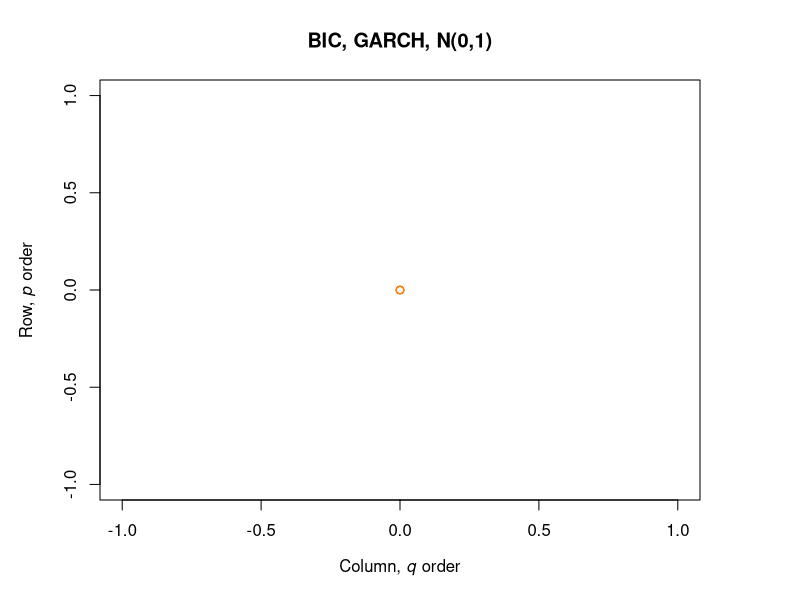

Recreate this plot in R. (Note: this script raises an error after producing the figure.)
# Determining sGARCH for normal distribution using AIC
aic_garch_norm = matrix(0,5,5)
for (i in 1:5) {
  for (j in 1:5) {
    tryCatch({
      garch_spec = ugarchspec(variance.model = list(garchOrder=c(i,j), 
                                                    model = "sGARCH"), 
                              mean.model = list(armaOrder=c(0,0),
                                                include.mean = TRUE),
                              distribution.model = "norm")
      garch_fit = ugarchfit(spec=garch_spec, data=returns, 
                            solver = "gosolnp",
                            solver.control=list(trace = 1))
      aic_garch_norm[i,j] = infocriteria(garch_fit)[2]
    }, error=function(e){cat("ERROR :",conditionMessage(e), "\n")})
  }
}

aic_garch_norm
which(min(aic_garch_norm) == aic_garch_norm)

par(mar=c(5, 5, 4, 5))
plot(aic_garch_norm, col=heat.colors(n = 10, alpha = 0.9), digits = 4,
     main = "BIC, GARCH, N(0,1)",
     xlab = expression(paste("Column, ", italic("q"), " order")), 
     ylab = expression(paste("Row, ", italic("p"), " order")))
dev.off

layout(matrix(c(0,1,1,1,1,1,1,1,1,1,1,0,2,2,2,2,2,2,2,2,2,2,0,
                0,3,3,3,3,3,3,3,3,3,3,0,4,4,4,4,4,4,4,4,4,4,0,
                0,5,5,5,5,5,5,5,5,5,5,0,6,6,6,6,6,6,6,6,6,6,0,
                0,7,7,7,7,7,7,7,7,7,7,0,8,8,8,8,8,8,8,8,8,8,0), nrow=4, byrow = TRUE))

# Model specification
garchspec_norm = ugarchspec(mean.model = list(armaOrder = c(0,0), 
                                                include.mean = TRUE), 
                              variance.model = list(garchOrder = c(1,1), 
                                                    model = "sGARCH"),
                              distribution.model = "norm")
garchfit_norm = ugarchfit(data = returns, spec = garchspec_norm, solver = "gosolnp",
                            solver.control=list(trace = 1))
garchfit_norm

ts.plot(garchfit_norm@fit$z)

# Model validation
par(mfrow=c(1,2))
acf(garchfit_norm@fit$z, main = "ACF of the standardized residuals") # acf of the standardized residuals
acf(garchfit_norm@fit$z^2, main = "ACF of the squared standardized residuals") # acf of (standardized residuals)^2 
dev.off
par(mfrow=c(1,2))
plot(garchfit_norm, which = 9) # QQ plot of the standardized residuals
plot(garchfit_norm, which = 8)
dev.off

#-------------------------------------------------------------------------------

# Determining sGARCH for sstd distribution using AIC
aic_garch_sstd = matrix(0,5,5)
for (i in 1:5) {
  for (j in 1:5) {
    tryCatch({
      garch_spec = ugarchspec(variance.model = list(garchOrder=c(i,j), 
                                                    model = "sGARCH"), 
                              mean.model = list(armaOrder=c(0,0),
                                                include.mean = FALSE),
                              distribution.model = "sstd")
      garch_fit = ugarchfit(spec=garch_spec, data=returns, 
                            solver = "gosolnp",
                            solver.control=list(trace = 1))
      aic_garch_sstd[i,j] = infocriteria(garch_fit)[2]
    }, error=function(e){cat("ERROR :",conditionMessage(e), "\n")})
  }
}

aic_garch_sstd
which(min(aic_garch_sstd) == aic_garch_sstd)

par(mar=c(5, 5, 4, 5))
plot(aic_garch_sstd, col=heat.colors(n = 10, alpha = 0.9), digits = 4,
     main = "BIC, GARCH, SSTD(0,1)",
     xlab = expression(paste("Column, ", italic("q"), " order")), 
     ylab = expression(paste("Row, ", italic("p"), " order")))
dev.off


# Model specification
garchspec_sstd = ugarchspec(mean.model = list(armaOrder = c(0,0), 
                                                include.mean = TRUE), 
                              variance.model = list(garchOrder = c(1,1), 
                                                    model = "sGARCH"),
                              distribution.model = "sstd")
garchfit_sstd = ugarchfit(data = returns, spec = garchspec_sstd, solver = "gosolnp",
                            solver.control=list(trace = 1))
garchfit_sstd

# Model validation
par(mfrow = c(1,2))
acf(garch22fit_sstd@fit$z, main = "ACF of the standardized residuals") # acf of the standardized residuals
acf(garch22fit_sstd@fit$z^2, main = "ACF of the squared standardized residuals") # acf of (standardized residuals)^2 
dev.off
par(mfrow = c(1,2))
plot(garch22fit_sstd, which = 9) # QQ plot of the standardized residuals
plot(garch22fit_sstd, which = 8)
dev.off
#-------------------------------------------------------------------------------

# Determining sGARCH for ged distribution using AIC
aic_garch_ged = matrix(0,5,5)
for (i in 1:5) {
  for (j in 1:5) {
    tryCatch({
      garch_spec = ugarchspec(variance.model = list(garchOrder=c(i,j), 
                                                    model = "sGARCH"), 
                              mean.model = list(armaOrder=c(0,0),
                                                include.mean = FALSE),
                              distribution.model = "ged")
      garch_fit = ugarchfit(spec=garch_spec, data=returns, 
                            solver = "gosolnp",
                            solver.control=list(trace = 1))
      aic_garch_ged[i,j] = infocriteria(garch_fit)[2]
    }, error=function(e){cat("ERROR :",conditionMessage(e), "\n")})
  }
}

aic_garch_ged
which(min(aic_garch_ged) == aic_garch_ged)

par(mar=c(5, 5, 4, 5))
plot(aic_garch_ged, col=heat.colors(n = 10, alpha = 0.9), digits = 4,
     main = "BIC, GARCH models with generalized error distribution",
     xlab = expression(paste("Column, ", italic("q"), " order")), 
     ylab = expression(paste("Row, ", italic("p"), " order")))
dev.off


# Model specification
garchspec_ged = ugarchspec(mean.model = list(armaOrder = c(0,0), 
                                               include.mean = TRUE), 
                             variance.model = list(garchOrder = c(1,1), 
                                                   model = "sGARCH"),
                             distribution.model = "ged")
garchfit_ged = ugarchfit(data = returns, spec = garchspec_ged, solver = "gosolnp",
                           solver.control=list(trace = 1))
garchfit_ged

# Model validation
par(mfrow = c(1,2))
acf(garchfit_ged@fit$z, main = "ACF of the standardized residuals") # acf of the standardized residuals
acf(garchfit_ged@fit$z^2,  main = "ACF of the squared standardized residuals") # acf of (standardized residuals)^2 
dev.off
par(mfrow = c(1,2))
plot(garchfit_ged, which = 9) # QQ plot of the standardized residuals
plot(garchfit_ged, which = 8)
dev.off
# --------------------------------------------------------------------------
# Leverage effect
ccf_norm = ccf(garch22fit_norm@fit$sigma, as.ts(returns))
ccf_sstd = ccf(garchfit_sstd@fit$sigma, as.ts(returns))
ccf_ged = ccf(garch22fit_ged@fit$sigma, as.ts(returns))

layout(matrix(c(0,1,1,0,2,2,3,3), 2, 4, byrow = TRUE))
plot(ccf_norm[ccf_norm$lag[36:71],], main = expression(paste(hat(rho)(sigma[t], epsilon[t-h]), " where " , eta[t], " is standard normal")), las =1)
plot(ccf_sstd[ccf_sstd$lag[36:71],], main = expression(paste(hat(rho)(sigma[t], epsilon[t-h]), " where " , eta[t], " is SSTD")), las =1)
plot(ccf_ged[ccf_ged$lag[36:71],], main = expression(paste(hat(rho)(sigma[t], epsilon[t-h]), " where " , eta[t], " is GED")), las =1)


# Simulations
# SSTD
sim = ugarchsim(fit = garch22fit_sstd, n.sim = length(returns), n.start = 0, m.sim = 1000, rseed = NA)
kurt = kurtosis(sim@simulation$seriesSim)
mean(t(kurt))

# Normal
sim = ugarchsim(fit = garch22fit_norm, n.sim = length(returns), n.start = 0, m.sim = 1000, rseed = NA)
kurt = kurtosis(sim@simulation$seriesSim)
mean(t(kurt))

# GED
sim = ugarchsim(fit = garch22fit_ged, n.sim = length(returns), n.start = 0, m.sim = 1000, rseed = NA)
kurt = kurtosis(sim@simulation$seriesSim)
mean(t(kurt))

